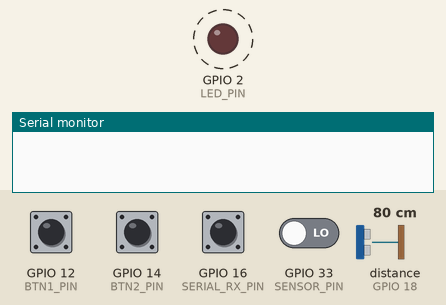
Recording of a sketch running on a simulated ESP32. Shown: output pins drawn as LEDs (lit = HIGH), the last lines printed to the serial monitor. Wiring (from diagram.json): ultrasonic range finder: trigger GPIO 5; echo GPIO 18. Dashed ring = blinking. Inputs (shaded band) come from the test bench; at power-on: GPIO 12 (BTN1_PIN), GPIO 14 (BTN2_PIN), GPIO 16 (SERIAL_RX_PIN) HIGH, GPIO 33 (SENSOR_PIN) LOW, distance to the obstacle (sensor on GPIO 18) 80 cm. The echo pulse lasts 58.3 µs per cm; pins used as bus, display or sensor lines are not drawn.

Above: at 0.9 s.
1.3 s: distance to the obstacle (sensor on GPIO 18) set to 95 cm
4.3 s: distance to the obstacle (sensor on GPIO 18) set to 104 cm
At 4.3 s:
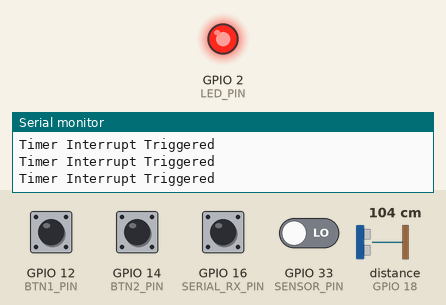
At 5.8 s:
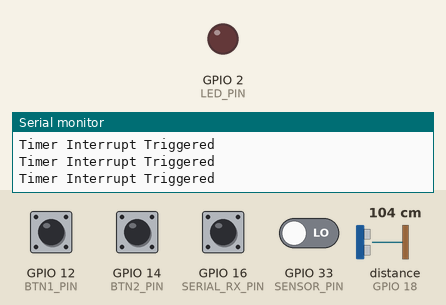
6.5 s: GPIO 12 (BTN1_PIN) pulled LOW for 0.15 s
8.1 s: GPIO 14 (BTN2_PIN) pulled LOW for 0.15 s
Timing chart, 0 to 13.5 s (numbered marks = the images above; inputs shaded):
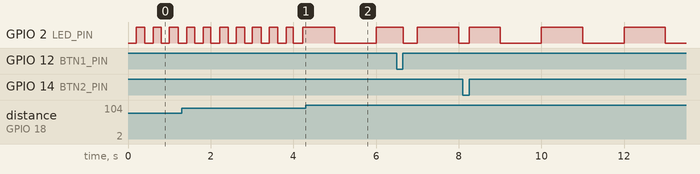

The sketch:

sketch.ino
```cpp
#include <Arduino.h>
#include <Ticker.h>

/**
 * @brief Definicija pinova za tipkala, LED diodu, senzor i serijsku komunikaciju.
 */
#define BTN1_PIN 12
#define BTN2_PIN 14
#define LED_PIN 2
#define SENSOR_PIN 33
#define TRIG_PIN 5
#define ECHO_PIN 18
#define SERIAL_BAUD_RATE 115200
#define SERIAL_RX_PIN 16

/**
 * @brief Varijable za upravljanje stanjima tipkala, senzora, timera i serijske komunikacije.
 */
volatile bool btn1_pressed = false;
volatile bool btn2_pressed = false;
volatile bool sensor_triggered = false;
volatile bool timer_triggered = false;
volatile bool serial_received = false;
char received_char;

unsigned long lastBtn1Press = 0;
unsigned long lastBtn2Press = 0;
const unsigned long debounceDelay = 200;

Ticker timer;
bool ledSensorState = false;

unsigned long lastSensorBlinkTime = 0;
const unsigned long sensorBlinkInterval = 200;

/**
 * @brief ISR za pritisak tipkala 1.
 *
 * Ova ISR rutina se aktivira kada je tipkalo 1 pritisnuto.
 */
void IRAM_ATTR btn1ISR() {
    unsigned long currentMillis = millis();
    if (currentMillis - lastBtn1Press > debounceDelay) {
        btn1_pressed = true;
        lastBtn1Press = currentMillis;
    }
}

/**
 * @brief ISR za pritisak tipkala 2.
 *
 * Ova ISR rutina se aktivira kada je tipkalo 2 pritisnuto.
 */
void IRAM_ATTR btn2ISR() {
    unsigned long currentMillis = millis();
    if (currentMillis - lastBtn2Press > debounceDelay) {
        btn2_pressed = true;
        lastBtn2Press = currentMillis;
    }
}

/**
 * @brief ISR za aktivaciju senzora.
 *
 * Ova ISR rutina se aktivira kada senzor detektira promjenu stanja.
 */
void IRAM_ATTR sensorISR() {
    sensor_triggered = true;
}

/**
 * @brief Funkcija koja se poziva svakih 1 sekundu (TIMER1) za blikanje LED diode.
 *
 * Ova funkcija se koristi za preklapanje stanja LED diode svakih 1 sekundu.
 */
void IRAM_ATTR onTimer() {
    timer_triggered = true;
    digitalWrite(LED_PIN, !digitalRead(LED_PIN)); // Preklopi stanje LED-a
}

/**
 * @brief ISR za serijsku komunikaciju.
 *
 * Ova ISR rutina se aktivira kada se primi podatak sa serijskog porta.
 */
void IRAM_ATTR serialISR() {
    if (Serial.available()) {
        received_char = Serial.read();
        serial_received = true;
    }
}

/**
 * @brief Funkcija za mjerenje udaljenosti pomoću HC-SR04 senzora.
 *
 * Funkcija šalje impuls na TRIG pin, mjeri vrijeme trajanja odgovora na ECHO pin,
 * i vraća udaljenost u centimetrima.
 *
 * @return Udaljenost u centimetrima ili -1 ako mjerenje nije uspjelo.
 */
float measureDistance() {
    digitalWrite(TRIG_PIN, LOW);
    delayMicroseconds(2);
    digitalWrite(TRIG_PIN, HIGH);
    delayMicroseconds(10);
    digitalWrite(TRIG_PIN, LOW);

    long duration = pulseIn(ECHO_PIN, HIGH, 30000);
    if (duration == 0) return -1;

    float distance = duration * 0.034 / 2;
    return distance;
}

/**
 * @brief Funkcija za treptanje LED diode kada je udaljenost manja od 100 cm.
 *
 * Ova funkcija uključuje i isključuje LED diodu na temelju mjerenja udaljenosti.
 */
void blinkSensorLED() {
    ledSensorState = !ledSensorState;
    digitalWrite(LED_PIN, ledSensorState);
}

void setup() {
    Serial.begin(SERIAL_BAUD_RATE);
    pinMode(BTN1_PIN, INPUT_PULLUP); // Postavljanje pinova za tipkala
    pinMode(BTN2_PIN, INPUT_PULLUP);
    pinMode(LED_PIN, OUTPUT); // Postavljanje pina za LED diodu
    pinMode(SENSOR_PIN, INPUT); // Postavljanje pina za PIR senzor
    pinMode(TRIG_PIN, OUTPUT); // Postavljanje pina za HC-SR04 trig
    pinMode(ECHO_PIN, INPUT); // Postavljanje pina za HC-SR04 echo

    attachInterrupt(BTN1_PIN, btn1ISR, RISING); // Postavljanje prekida za tipkalo 1
    attachInterrupt(BTN2_PIN, btn2ISR, RISING); // Postavljanje prekida za tipkalo 2
    attachInterrupt(SENSOR_PIN, sensorISR, CHANGE); // Postavljanje prekida za PIR senzor
    attachInterrupt(SERIAL_RX_PIN, serialISR, FALLING); // Postavljanje prekida za serijsku komunikaciju

    timer.attach(1.0, onTimer); // Postavljanje timera koji poziva onTimer funkciju svake sekunde
}

void loop() {
    // Obrada događaja kada je tipkalo 1 pritisnuto
    if (btn1_pressed) {
        btn1_pressed = false;
        digitalWrite(LED_PIN, !digitalRead(LED_PIN)); // Preklopi stanje LED-a
        Serial.println("Button 1 Pressed: LED toggled");
    }

    // Obrada događaja kada je tipkalo 2 pritisnuto
    if (btn2_pressed) {
        btn2_pressed = false;
        digitalWrite(LED_PIN, HIGH); // Uključi LED
        Serial.println("Button 2 Pressed: LED ON");
    }

    // Obrada događaja kada je PIR senzor aktiviran
    if (sensor_triggered) {
        sensor_triggered = false;
        Serial.println("Motion Detected by PIR Sensor");
    }

    // Obrada događaja kada je timer aktiviran
    if (timer_triggered) {
        timer_triggered = false;
        Serial.println("Timer Interrupt Triggered");
    }

    // Obrada podataka sa serijskog porta
    if (serial_received) {
        serial_received = false;
        Serial.print("Received from Serial: ");
        Serial.println(received_char);
    }

    // Mjerenje udaljenosti pomoću HC-SR04
    float distance = measureDistance();
    if (distance > 0 && distance < 100) {
        unsigned long currentMillis = millis();
        if (currentMillis - lastSensorBlinkTime >= sensorBlinkInterval) {
            blinkSensorLED(); // Trepće LED ako je udaljenost manja od 100 cm
            lastSensorBlinkTime = currentMillis;
        }
    }
}
```

Measured:
- the behaviour switches between 100 and 101 cm on distance to the obstacle (sensor on GPIO 18) (found by bisection; images 0 and 1)
- by itself, GPIO 2 (LED_PIN): repeats every 2.0 s: LOW 1.0 s, HIGH 1.0 s
